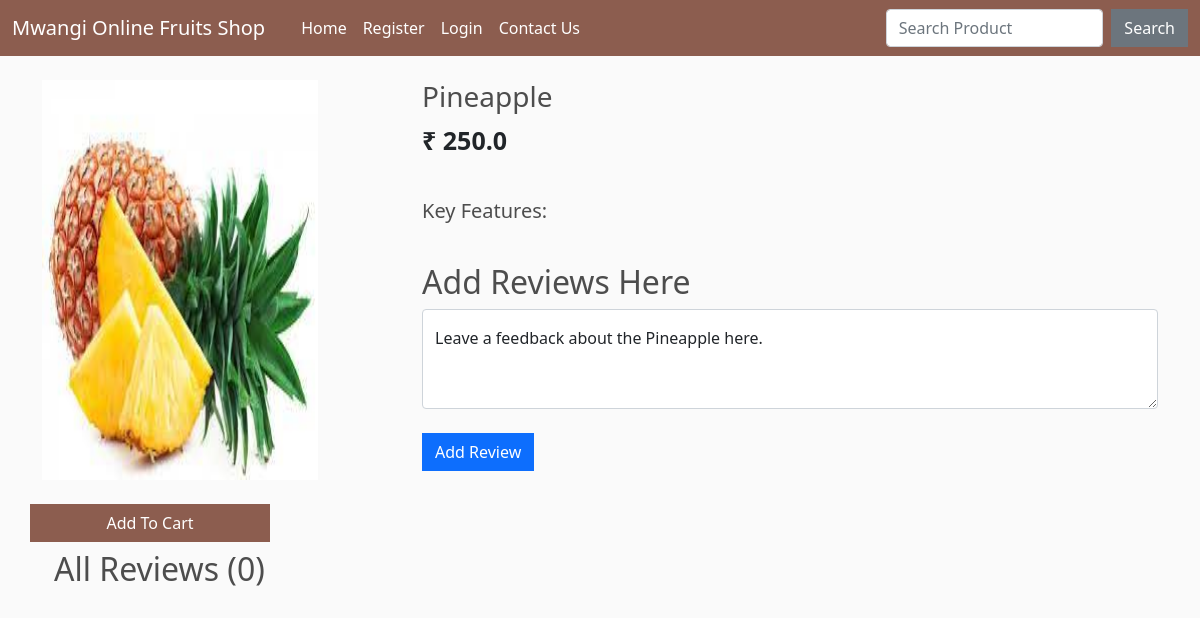
/product_view/2/, run on the app's committed database.
### shop/models.py (models this page shows, shortened)
class Product(models.Model):
    name = models.CharField(max_length=100)
    price = models.FloatField()
    image = models.ImageField(upload_to="", default="")

### shop/views.py (the view)
# urls.py: path("product_view/<int:myid>/", views.product_view, name="product_view"),
def product_view(request, myid):
    product = Product.objects.filter(id=myid).first()
    feature = Feature.objects.filter(product=product)
    reviews = Review.objects.filter(product=product)
    data = cartData(request)
    items = data['items']
    order = data['order']
    cartItems = data['cartItems']
    if request.method=="POST":
        content = request.POST['content']
        review = Review(customer=customer, content=content, product=product)
        review.save()
        return redirect(f"/product_view/{product.id}")
    return render(request, "product_view.html", {'product':product, 'cartItems':cartItems, 'feature':feature, 'reviews':reviews})

### shop/inherit.py (called while the page is built)
def cartData(request):
    if request.user.is_authenticated:
        customer = request.user.customer
        order, created = Order.objects.get_or_create(customer=customer, complete=False)
        items = order.orderitem_set.all()
        cartItems = order.get_cart_items
    else:
        items = []
        order = {'get_cart_total':0, 'get_cart_items':0}
        cartItems = order['get_cart_items']
    return {'cartItems':cartItems, 'items':items, 'order':order}

### shop/templates/product_view.html (shortened to what this page needs)
{% extends 'base.html' %}
{% load static %}
{% block body %}
{% load humanize %}
<div class="container mt-4">
    <div class="row">
    <div class="col-md-4">
    <div class="row">
<img src="/media/{{product.image}}" alt="" style="width: 300px; height: 400px;">
    </div>
    <br>
    <div class="row">
        <button data-product="{{product.id}}" data-action="add" class="btn add-btn update-cart"
        style="background-color: #8c5d4f; color: white; width: 15rem;">Add To Cart</button>    </div>
</div>
<div class="col-md-8">
    <h3>{{product.name}}</h3>
    <p style="font-size: 25px;"><b>₹ {{product.price}}</b></p>
    <br>
    <h5>Key Features:</h5>
    <br>
      <h2>Add Reviews Here</h2>
      <form method="POST" action="/product_view/{{product.id}}/"> {% csrf_token %}
            <div class="form-floating">
                  <textarea class="form-control" placeholder="Leave a comment here" id="floatingTextarea2"
                        style="height: 100px" id="content" name="content"></textarea>
                  <label for="floatingTextarea2">Leave a feedback about the {{product.name}} here.</label>
                  <br>
                  <button type="submit" class="btn btn-primary">Add Review</button>
            </div>
      </form>
</div>
</div>
<div class="container mt-2">
          <h2>All Reviews ({{reviews.count}})</h2>
    </div>
</div>
{% endblock %}

### shop/templates/base.html (style rules this page uses)
body { background-color: hsl(0, 0%, 98%); }
h1, h2, h3, h4, h5, h6 { color: hsl(0, 0%, 30%); }
.btn { border-radius: 0; }

### data on the page
Product: image (picture), name "Pineapple", price "250.0"

### other printed values
{{ reviews.count }} "0"
